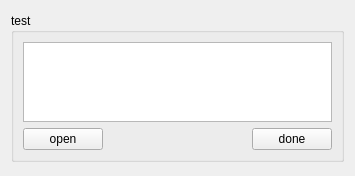
<?xml version="1.0" encoding="UTF-8"?>
<ui version="4.0">
 <class>Form</class>
 <widget class="QWidget" name="Form">
  <property name="geometry">
   <rect>
    <x>0</x>
    <y>0</y>
    <width>355</width>
    <height>176</height>
   </rect>
  </property>
  <property name="sizePolicy">
   <sizepolicy hsizetype="MinimumExpanding" vsizetype="Fixed">
    <horstretch>0</horstretch>
    <verstretch>0</verstretch>
   </sizepolicy>
  </property>
  <property name="windowTitle">
   <string>Form</string>
  </property>
  <layout class="QVBoxLayout" name="verticalLayout">
   <item>
    <widget class="QGroupBox" name="groupBox">
     <property name="sizePolicy">
      <sizepolicy hsizetype="MinimumExpanding" vsizetype="Fixed">
       <horstretch>0</horstretch>
       <verstretch>0</verstretch>
      </sizepolicy>
     </property>
     <property name="autoFillBackground">
      <bool>true</bool>
     </property>
     <property name="title">
      <string>test</string>
     </property>
     <property name="checkable">
      <bool>false</bool>
     </property>
     <layout class="QVBoxLayout" name="verticalLayout_2">
      <item>
       <widget class="QTextEdit" name="msgBox">
        <property name="maximumSize">
         <size>
          <width>16777215</width>
          <height>80</height>
         </size>
        </property>
        <property name="font">
         <font>
          <pointsize>8</pointsize>
         </font>
        </property>
        <property name="acceptDrops">
         <bool>false</bool>
        </property>
        <property name="readOnly">
         <bool>true</bool>
        </property>
       </widget>
      </item>
      <item>
       <layout class="QHBoxLayout" name="horizontalLayout">
        <item>
         <widget class="QPushButton" name="pushButton_open">
          <property name="text">
           <string>open</string>
          </property>
         </widget>
        </item>
        <item>
         <spacer name="horizontalSpacer">
          <property name="orientation">
           <enum>Qt::Horizontal</enum>
          </property>
          <property name="sizeHint" stdset="0">
           <size>
            <width>40</width>
            <height>20</height>
           </size>
          </property>
         </spacer>
        </item>
        <item>
         <widget class="QPushButton" name="pushButton_done">
          <property name="text">
           <string>done</string>
          </property>
         </widget>
        </item>
       </layout>
      </item>
     </layout>
    </widget>
   </item>
  </layout>
 </widget>
 <resources/>
 <connections/>
</ui>
